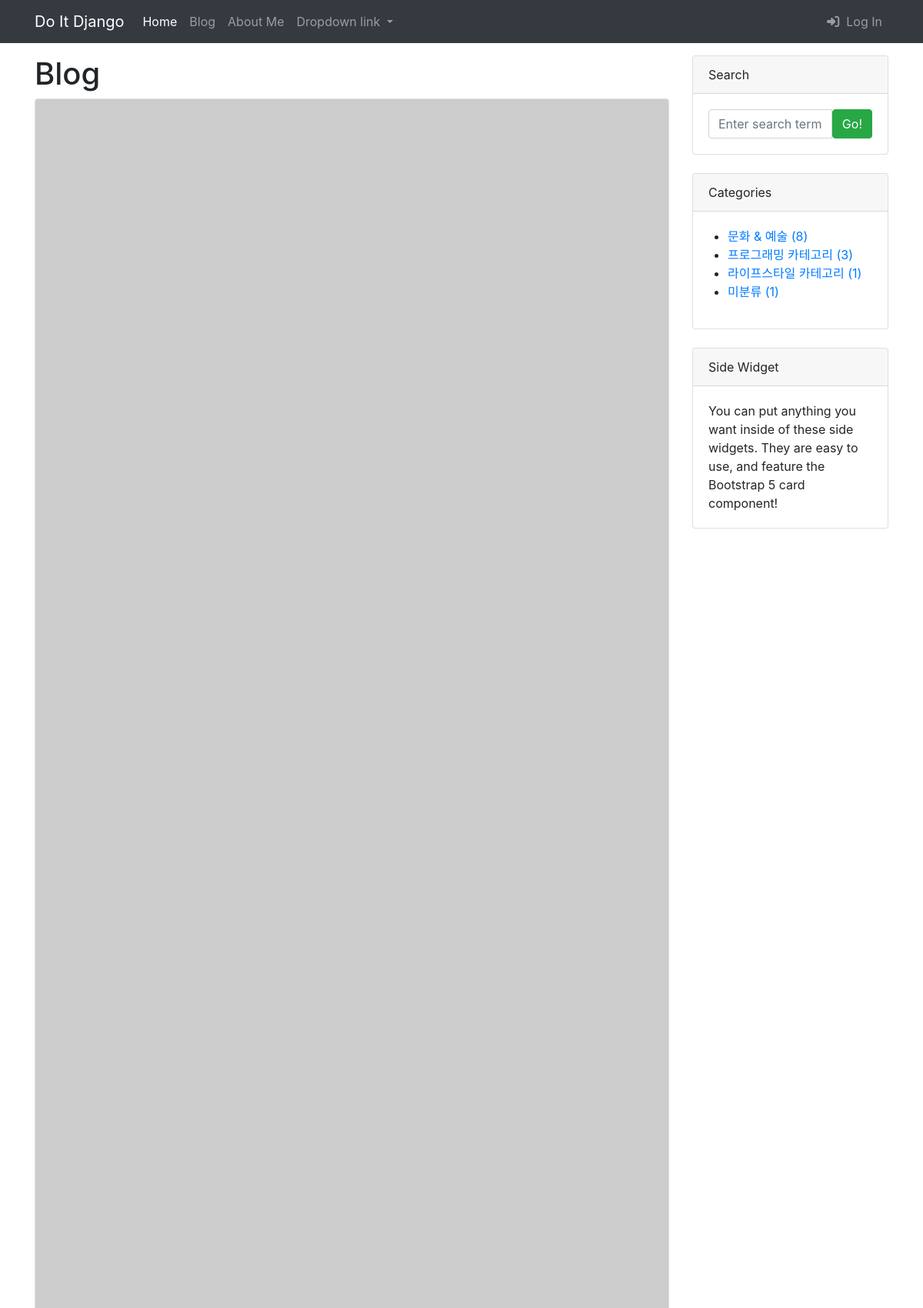
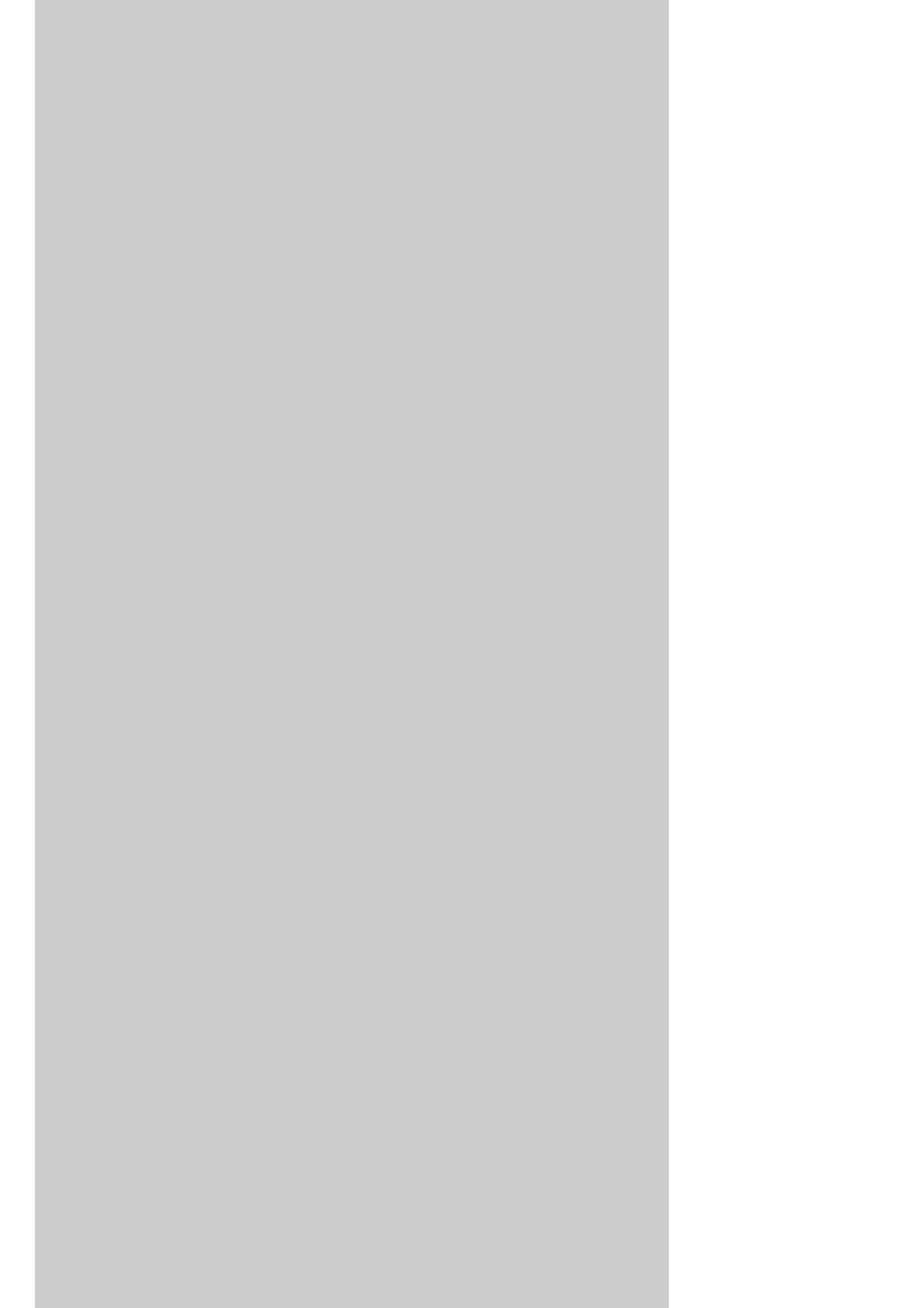
Screenshot of /blog/ (upper part) with the database file from the repository (2 pictures, top to bottom).
### blog/models.py (models this page shows, shortened)
class Post(models.Model):
    title = models.CharField(max_length=30)
    hook_text = models.CharField(max_length=100, blank=True)
    content = models.TextField()
    head_image = models.ImageField(
        upload_to='blog/images/%Y/%m/%d/', blank=True)
    file_upload = models.FileField(
        upload_to='blog/files/%Y/%m/%d/', blank=True)
    created_at = models.DateTimeField(auto_now_add=True)
    updated_at = models.DateTimeField(auto_now=True)
    author = models.ForeignKey(User, on_delete=models.SET_NULL, null=True)
    category = models.ForeignKey(
        Category, on_delete=models.SET_NULL, null=True, blank=True)
    tags = models.ManyToManyField(Tag, blank=True)
    def __str__(self):
        return f'[{self.pk}]{self.title} :: {self.author}'
    def get_absolute_url(self):
        return f'/blog/{self.pk}'

class Category(models.Model):
    name = models.CharField(max_length=50, unique=True)
    slug = models.SlugField(max_length=200, unique=True, allow_unicode=True)
    def __str__(self):
        return self.name
    def get_absolute_url(self):
        return f'/blog/category/{self.slug}/'
    class Meta:
        verbose_name_plural = 'Categories'

### blog/views.py (the view)
# urls.py: path('', views.PostList.as_view()),
class PostList(ListView):
    model = Post
    ordering = '-pk'
    def get_context_data(self, **kwargs):
        context = super(PostList, self).get_context_data()
        context['categories'] = Category.objects.all()
        context['no_category_post_count'] = Post.objects.filter(
            category=None).count()
        return context

### blog/models.py (called while the page is built)
    def __str__(self):
        return self.name

    def get_absolute_url(self):
        return f'/blog/tag/{self.slug}/'

### templates/blog/post_list.html (shortened to what this page needs)
{% extends 'blog/base.html' %}
{% block main_area %}
<h1>Blog
</h1>
{% if post_list.exists %}
{% for p in post_list %}
<div class="card mb-4" id="post-{{ p.pk }}">
    {% if p.head_image %}
    <img class="card-img-top" src="{{ p.head_image.url }}" alt="{{ p }} head image"/>
    {% else %}
    <img class="card-img-top" src="https://picsum.photos/seed/{{ p.id }}/800/200" alt="random_image">
    {% endif %}
</div>
{% endfor %}
{% else %}
<h3>아직 게시물이 없습니다.</h3>
{% endif %}
{% endblock  %}

### templates/blog/base.html (shortened to what this page needs)
<!DOCTYPE html>
{% load static %}
<html lang="ko">
<head>
    <link href="{% static 'blog/bootstrap/bootstrap.min.css' %}" media="screen" rel="stylesheet" type="text/css">
</head>
<body>
    {% include 'blog/navbar.html' %}
    <div class="container my-3">
        <div class="row">
            <div class="col-md-8 col-lg-9" id="main-area">
                {% block main_area %}
                {% endblock  %}
            </div>
            <div class="col-md-4 col-lg-3">
                <div class="card mb-4">
                    <div class="card-header">Search</div>
                    <div class="card-body">
                        <div class="input-group">
                            <input class="form-control" type="text" placeholder="Enter search term..."
                                aria-label="Enter search term..." aria-describedby="button-search" />
                            <button class="btn btn-success" id="button-search" type="button">Go!</button>
                        </div>
                    </div>
                </div>
                <div class="card mb-4" id="categories-card">
                    <div class="card-header">Categories</div>
                    <div class="card-body">
                        <div class="row">
                            <ul>
                                {% for category in categories %}
                                <li>
                                    <a href="{{ category.get_absolute_url }}">
                                        {{ category }} ({{ category.post_set.count }})</a>
                                </li>
                                {% endfor %}
                                <li>
                                    <a href="/blog/category/no_category/">
                                        미분류 ({{ no_category_post_count }})</a>
                                </li>
                            </ul>
                        </div>
                    </div>
                </div>
                <div class="card mb-4">
                    <div class="card-header">Side Widget</div>
                    <div class="card-body">You can put anything you want inside of these side widgets. They are easy to use, and feature the Bootstrap 5 card component!</div>
                </div>
            </div>
        </div>
    </div>
</body>
</html>

### rows the page displays
Category: name "문화 & 예술", post_set.count "8"
Category: name "프로그래밍 카테고리", post_set.count "3"
Category: name "라이프스타일 카테고리", post_set.count "1"

### other values shown
{{ no_category_post_count }} "1"
